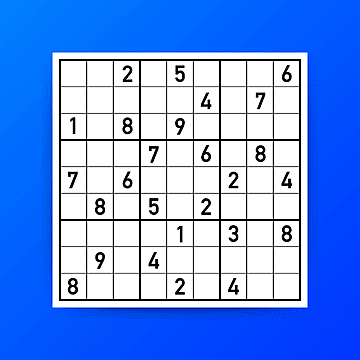
//> input picture sudoku.png, 360 x 360 px
$ ./main   (built with g++ and OpenCV 4)
//> lines starting //> are read from the running program, lines starting //| are printed output that depends on the picture; after the words box and inside, x2 and y2 are one past the last pixel; in counts of white or black regions, pixels touching at a corner belong together
#include<cmath>
#include "opencv2/imgproc.hpp"
#include "opencv2/opencv.hpp"
#define DEG2RAD 0.017453293f
class Hough{

    unsigned int* accu;
    int accu_h, accu_w;
    int img_h, img_w;

public:

    Hough(){
        accu = 0;
    }

    ~Hough(){
        if (accu){
            free(accu);
        }
    }

    int hough_transform(unsigned char* img, int w, int h){
        img_h = h; img_w = w;
        double hough_h = (std::sqrt(2.0)* (double)(h>w?h:w) / 2.0);
        accu_h = hough_h * 2.0;
        accu_w = 180;

        accu = (unsigned int*)calloc(accu_h*accu_w,sizeof(unsigned int));

        double center_x = w/2;
        double center_y = h/2;

        for(int y = 0; y < h; y++){
            for(int x = 0; x < w; x++){
                if (img[(y*w)+x] > 250){
                    for(int t=0; t<180; t++){
                        double r = (((double)x - center_x) * cos((double)t *DEG2RAD)) + (((double)y - center_y) * sin((double)t * DEG2RAD));
                        accu[(int)((round(r+hough_h)*180.0))+t]++;
                    }
                }
            }
        }
        return 0;
    }

    std::vector<std::pair<cv::Vec2d,cv::Vec2d>> get_lines(int threshold)
    {
        std::vector< std::pair< cv::Vec2d, cv::Vec2d>> lines;

        if(accu == 0)
            return lines;

        for(int r=0;r<accu_h;r++)
        {
            for(int t=0;t<accu_w;t++)
            {
                if((int)accu[(r*accu_w) + t] >= threshold)
                {
                    int max = accu[(r*accu_w) + t];
                    for(int ly=-4;ly<=4;ly++)
                    {
                        for(int lx=-4;lx<=4;lx++)
                        {
                            if((ly+r>=0 && ly+r<accu_h) && (lx+t>=0 && lx+t<accu_w))
                            {
                                if( (int)accu[( (r+ly)*accu_w) + (t+lx)] > max )
                                {
                                    max = accu[( (r+ly)*accu_w) + (t+lx)];
                                    ly = lx = 5;
                                }
                            }
                        }
                    }

                    if(max > (int)accu[(r*accu_w) + t])
                        continue;

                    int x1, y1, x2, y2;
                    x1 = y1 = x2 = y2 = 0;

                    if(t >= 45 && t <= 135)
                    {
                        x1 = 0;
                        y1 = ((double)(r-(accu_h/2)) - ((x1 - (img_w/2) ) * cos(t * DEG2RAD))) / sin(t * DEG2RAD) + (img_h / 2);
                        x2 = img_w - 0;
                        y2 = ((double)(r-(accu_h/2)) - ((x2 - (img_w/2) ) * cos(t * DEG2RAD))) / sin(t * DEG2RAD) + (img_h / 2);
                    }
                    else
                    {
                        y1 = 0;
                        x1 = ((double)(r-(accu_h/2)) - ((y1 - (img_h/2) ) * sin(t * DEG2RAD))) / cos(t * DEG2RAD) + (img_w / 2);
                        y2 = img_h - 0;
                        x2 = ((double)(r-(accu_h/2)) - ((y2 - (img_h/2) ) * sin(t * DEG2RAD))) / cos(t * DEG2RAD) + (img_w / 2);
                    }

                    lines.push_back(std::pair< cv::Vec2d, cv::Vec2d >(cv::Vec2d(x1,y1), cv::Vec2d(x2,y2)));

                }
            }
        }
        std::cout << "lines: " << lines.size() << " " << threshold << std::endl;
        return lines;
    }
};

int main(){

    cv::Mat img_edge;
	cv::Mat img_blur;

    cv::Mat img = cv::imread("sudoku.png", 1);
//> img is the input picture: 360 rows x 360 cols, CV_8UC3; mean B, G, R 236.5, 154.2, 111
    if (!img.data){
        printf("No image data \n");
        return -1;
    }
	// cv::blur( img, img_blur, cv::Size(5,5) );
	cv::Canny(img, img_edge, 100, 150, 3);
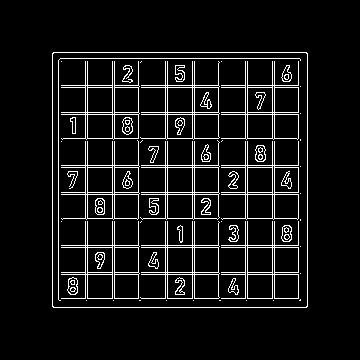
//> img_edge: 360 rows x 360 cols, CV_8UC1; 7.7% white in thin lines or dots, all inside (x1, y1, x2, y2) = (52, 52, 308, 308)
    cv::imshow("Edges", img_edge);

    Hough h;
    h.hough_transform(img_edge.data, img_edge.cols, img_edge.rows);
    cv::Mat img_res = img.clone();

    std::vector< std::pair<cv::Vec2d,cv::Vec2d>> lines = h.get_lines(160);
//> after the loop in get_lines, `for(int r=0;r<accu_h;r++)`: lines = 30 items
//| lines: 30 160
//> lines = 30 items
    std::vector<std::pair<cv::Vec2d,cv::Vec2d>>::iterator it;
    for(it=lines.begin();it!=lines.end();it++){
        cv::line(img_res, cv::Point(it->first[0], it->first[1]), cv::Point(it->second[0], it->second[1]), cv::Scalar( 0, 0, 255), 2, 8);
    }
//> this loop made 30 passes
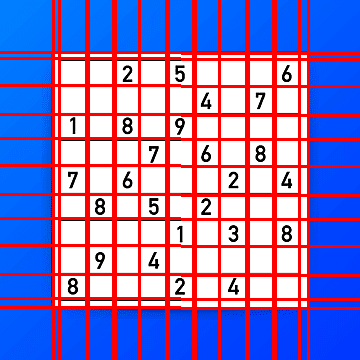
//> img_res: 360 rows x 360 cols, CV_8UC3; mean B, G, R 192.3, 122.9, 142.3

    cv::imshow("result",img_res);
    cv::waitKey(0);
    return 0;
}
